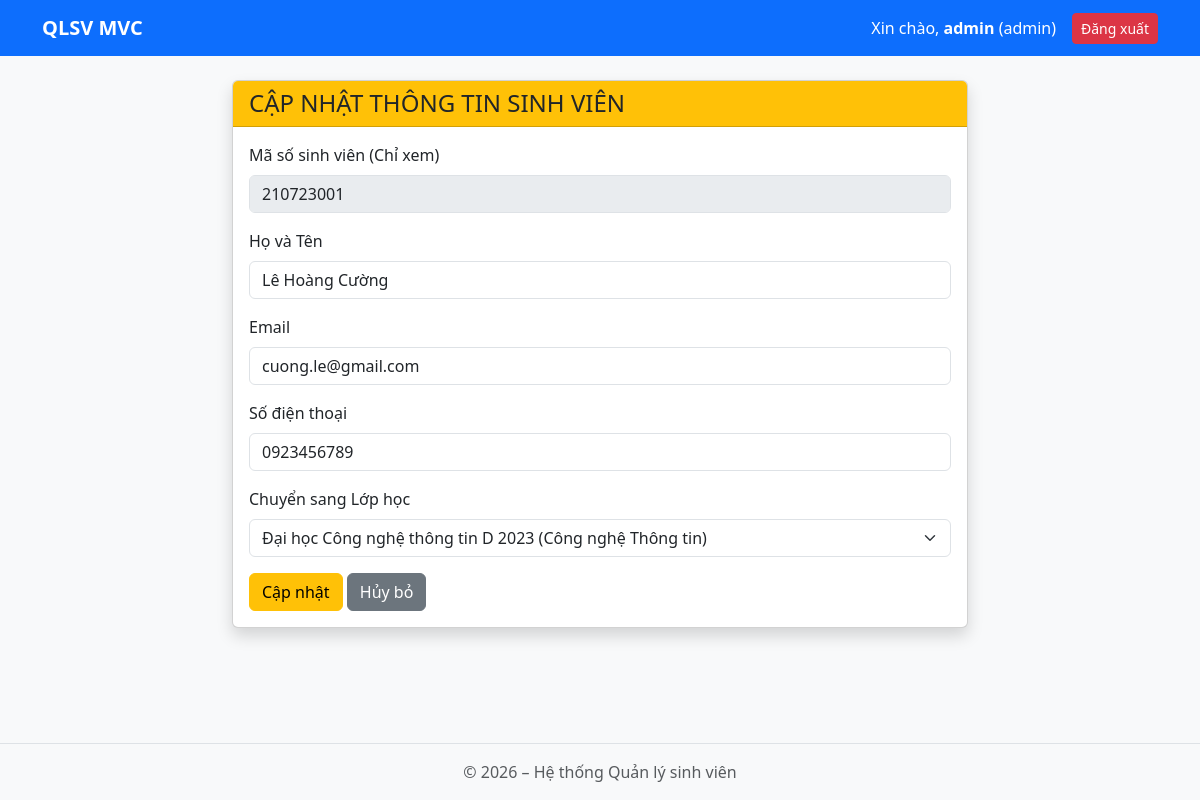
Page /index.php?action=student-edit&id=210723001 (signed in) on the committed database.
### tables this page shows
CREATE TABLE IF NOT EXISTS `students` (
  `student_id` VARCHAR(9) NOT NULL PRIMARY KEY,
  `fullname` VARCHAR(100) NOT NULL,
  `email` VARCHAR(100) NOT NULL,
  `phone` VARCHAR(15) NOT NULL,
  `class_code` VARCHAR(15) NOT NULL,
  CONSTRAINT `fk_students_classes` FOREIGN KEY (`class_code`) REFERENCES `classes` (`class_code`) ON DELETE CASCADE ON UPDATE CASCADE
);

CREATE TABLE IF NOT EXISTS `classes` (
  `class_code` VARCHAR(15) NOT NULL PRIMARY KEY,
  `class_name` VARCHAR(100) NOT NULL,
  `major_code` VARCHAR(5) NOT NULL,
  CONSTRAINT `fk_classes_majors` FOREIGN KEY (`major_code`) REFERENCES `majors` (`major_code`) ON DELETE CASCADE ON UPDATE CASCADE
);

### app/controllers/StudentController.php (called while the page is built, shortened)
<?php
require_once __DIR__ . '/../models/StudentModel.php';
require_once __DIR__ . '/../models/ClassModel.php';
class StudentController {
    private $studentModel;
    private $classModel;
    public function __construct() {
        $this->db = new DataBase();
        $this->studentModel = new StudentModel($this->db);
        $this->classModel = new ClassModel($this->db);
    }
    public function edit($id) {
        $student = $this->studentModel->findById($id);
        $classes = $this->classModel->all();
        require_once __DIR__ . '/../views/students/edit.php';
    }
}

### public/index.php (called while the page is built, shortened)
<?php
$router = new Router();
$router->dispatch();
?>

### app/models/StudentModel.php (called while the page is built, shortened)
<?php
class StudentModel {
    private $db;
    public function __construct(DataBase $db, $id = null, $fullname = '', $email = '', $phone = '', $class_code = '') {
        $this->db = $db;
        $this->student_id = $id;
        $this->fullname = $fullname;
        $this->email = $email;
        $this->phone = $phone;
        $this->class_code = $class_code;
    }
    public function findById($id) {
        $pdo = $this->db->getConnection();
        $sql = "SELECT s.*, c.class_name, m.major_name
                FROM students s
                JOIN classes c ON s.class_code = c.class_code
                JOIN majors m ON c.major_code = m.major_code
                WHERE s.student_id = :id LIMIT 1";
        $stmt = $pdo->prepare($sql);
        $stmt->bindValue(':id', $id, PDO::PARAM_STR);
        $stmt->execute();
        $row = $stmt->fetch();
        $st = new StudentModel($this->db, $row['student_id'], $row['fullname'], $row['email'], $row['phone'], $row['class_code']);
        $st->class_name = $row['class_name'];
        $st->major_name = $row['major_name'];
        return $st;
    }
}

### app/models/ClassModel.php (called while the page is built, shortened)
<?php
class ClassModel {
    private $db;
    public function __construct(DataBase $db) {
        $this->db = $db;
    }
    public function all() {
        $pdo = $this->db->getConnection();
        $sql = "SELECT c.*, m.major_name
                FROM classes c
                JOIN majors m ON c.major_code = m.major_code
                ORDER BY c.class_code ASC";
        $stmt = $pdo->prepare($sql);
        $stmt->execute();
        return $stmt->fetchAll();
    }
}

### app/views/students/edit.php (the view, shortened to what this page needs)
<?php require_once __DIR__ . '/../layouts/header.php'; ?>
<div class="col-md-8 offset-md-2">
    <div class="card shadow">
        <div class="card-header bg-warning text-dark">
            <h4 class="mb-0">CẬP NHẬT THÔNG TIN SINH VIÊN</h4>
        </div>
        <div class="card-body">
            <form method="POST" action="index.php?action=student-edit&id=<?= $student->student_id ?>">
                <div class="mb-3">
                    <label class="form-label">Mã số sinh viên (Chỉ xem)</label>
                    <input type="text" class="form-control" value="<?= htmlspecialchars($student->student_id) ?>" disabled>
                </div>
                <div class="mb-3">
                    <label class="form-label">Họ và Tên</label>
                    <input type="text" name="fullname" class="form-control" value="<?= htmlspecialchars($student->fullname) ?>" required>
                </div>
                <div class="mb-3">
                    <label class="form-label">Email</label>
                    <input type="email" name="email" class="form-control" value="<?= htmlspecialchars($student->email) ?>" required>
                </div>
                <div class="mb-3">
                    <label class="form-label">Số điện thoại</label>
                    <input type="text" name="phone" class="form-control" value="<?= htmlspecialchars($student->phone) ?>" required>
                </div>
                <div class="mb-3">
                    <label class="form-label">Chuyển sang Lớp học</label>
                    <select name="class_code" class="form-select" required>
                        <?php foreach ($classes as $c): ?>
                            <option value="<?= $c['class_code'] ?>" <?= ($student->class_code == $c['class_code']) ? 'selected' : '' ?>>
                                <?= htmlspecialchars($c['class_name']) ?> (<?= htmlspecialchars($c['major_name']) ?>)
                            </option>
                        <?php endforeach; ?>
                    </select>
                </div>
                <button type="submit" class="btn btn-warning">Cập nhật</button>
                <a href="index.php?action=students&class_code=<?= $student->class_code ?>" class="btn btn-secondary">Hủy bỏ</a>
            </form>
        </div>
    </div>
</div>
<?php require_once __DIR__ . '/../layouts/footer.php'; ?>

### public/css/style.css (style rules this page uses)
body { background-color: #f8f9fa; padding-bottom: 70px; }

### rows in the picture
students: student_id "210723001", fullname "Lê Hoàng Cường", email "cuong.le@gmail.com", phone "0923456789", class_code "Đại học Công nghệ thông tin D 2023 (Công nghệ Thông tin)"

### other values in the picture
$_SESSION['user']['username'] "admin"
$_SESSION['user']['role'] "admin"
